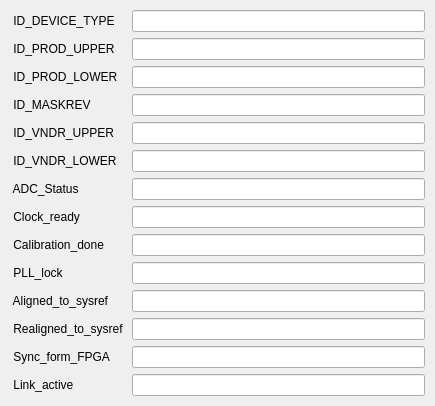
      <widget class="QWidget" name="scrollAreaWidgetContents_2">
       <property name="geometry">
        <rect>
         <x>0</x>
         <y>0</y>
         <width>435</width>
         <height>191</height>
        </rect>
       </property>
       <layout class="QGridLayout" name="gridLayout_4">
        <property name="leftMargin">
         <number>10</number>
        </property>
        <property name="topMargin">
         <number>10</number>
        </property>
        <property name="rightMargin">
         <number>10</number>
        </property>
        <property name="bottomMargin">
         <number>10</number>
        </property>
        <property name="spacing">
         <number>6</number>
        </property>
        <item row="0" column="0">
         <widget class="QLabel" name="ID_DEVICE_TYPE">
          <property name="text">
           <string> ID_DEVICE_TYPE </string>
          </property>
         </widget>
        </item>
        <item row="0" column="1">
         <widget class="caLineEdit" name="$(DEVICE):$(PORT):ID_DEVICE_TYPE">
          <property name="channel" stdset="0">
           <string notr="true">$(DEVICE):$(PORT):ID_DEVICE_TYPE</string>
          </property>
          <property name="formatType">
           <enum>caLineEdit::hexadecimal</enum>
          </property>
         </widget>
        </item>
        <item row="1" column="0">
         <widget class="QLabel" name="ID_PROD_UPPER">
          <property name="text">
           <string> ID_PROD_UPPER </string>
          </property>
         </widget>
        </item>
        <item row="1" column="1">
         <widget class="caLineEdit" name="$(DEVICE):$(PORT):ID_PROD_UPPER">
          <property name="channel" stdset="0">
           <string notr="true">$(DEVICE):$(PORT):ID_PROD_UPPER</string>
          </property>
          <property name="formatType">
           <enum>caLineEdit::hexadecimal</enum>
          </property>
         </widget>
        </item>
        <item row="2" column="0">
         <widget class="QLabel" name="ID_PROD_LOWER">
          <property name="text">
           <string> ID_PROD_LOWER </string>
          </property>
         </widget>
        </item>
        <item row="2" column="1">
         <widget class="caLineEdit" name="$(DEVICE):$(PORT):ID_PROD_LOWER">
          <property name="channel" stdset="0">
           <string notr="true">$(DEVICE):$(PORT):ID_PROD_LOWER</string>
          </property>
          <property name="formatType">
           <enum>caLineEdit::hexadecimal</enum>
          </property>
         </widget>
        </item>
        <item row="3" column="0">
         <widget class="QLabel" name="ID_MASKREV">
          <property name="text">
           <string> ID_MASKREV </string>
          </property>
         </widget>
        </item>
        <item row="3" column="1">
         <widget class="caLineEdit" name="$(DEVICE):$(PORT):ID_MASKREV">
          <property name="channel" stdset="0">
           <string notr="true">$(DEVICE):$(PORT):ID_MASKREV</string>
          </property>
          <property name="formatType">
           <enum>caLineEdit::hexadecimal</enum>
          </property>
         </widget>
        </item>
        <item row="4" column="0">
         <widget class="QLabel" name="ID_VNDR_UPPER">
          <property name="text">
           <string> ID_VNDR_UPPER </string>
          </property>
         </widget>
        </item>
        <item row="4" column="1">
         <widget class="caLineEdit" name="$(DEVICE):$(PORT):ID_VNDR_UPPER">
          <property name="channel" stdset="0">
           <string notr="true">$(DEVICE):$(PORT):ID_VNDR_UPPER</string>
          </property>
          <property name="formatType">
           <enum>caLineEdit::hexadecimal</enum>
          </property>
         </widget>
        </item>
        <item row="5" column="0">
         <widget class="QLabel" name="ID_VNDR_LOWER">
          <property name="text">
           <string> ID_VNDR_LOWER </string>
          </property>
         </widget>
        </item>
        <item row="5" column="1">
         <widget class="caLineEdit" name="$(DEVICE):$(PORT):ID_VNDR_LOWER">
          <property name="channel" stdset="0">
           <string notr="true">$(DEVICE):$(PORT):ID_VNDR_LOWER</string>
          </property>
          <property name="formatType">
           <enum>caLineEdit::hexadecimal</enum>
          </property>
         </widget>
        </item>
        <item row="6" column="0">
         <widget class="QLabel" name="ADC_Status">
          <property name="text">
           <string> ADC_Status </string>
          </property>
         </widget>
        </item>
        <item row="6" column="1">
         <widget class="caLineEdit" name="$(DEVICE):$(PORT):ADC_Status">
          <property name="channel" stdset="0">
           <string notr="true">$(DEVICE):$(PORT):ADC_Status</string>
          </property>
          <property name="formatType">
           <enum>caLineEdit::hexadecimal</enum>
          </property>
         </widget>
        </item>
        <item row="7" column="0">
         <widget class="QLabel" name="Clock_ready">
          <property name="text">
           <string> Clock_ready </string>
          </property>
         </widget>
        </item>
        <item row="7" column="1">
         <widget class="caLineEdit" name="$(DEVICE):$(PORT):Clock_ready">
          <property name="channel" stdset="0">
           <string notr="true">$(DEVICE):$(PORT):Clock_ready</string>
          </property>
          <property name="formatType">
           <enum>caLineEdit::hexadecimal</enum>
          </property>
         </widget>
        </item>
        <item row="8" column="0">
         <widget class="QLabel" name="Calibration_done">
          <property name="text">
           <string> Calibration_done </string>
          </property>
         </widget>
        </item>
        <item row="8" column="1">
         <widget class="caLineEdit" name="$(DEVICE):$(PORT):Calibration_done">
          <property name="channel" stdset="0">
           <string notr="true">$(DEVICE):$(PORT):Calibration_done</string>
          </property>
          <property name="formatType">
           <enum>caLineEdit::hexadecimal</enum>
          </property>
         </widget>
        </item>
        <item row="9" column="0">
         <widget class="QLabel" name="PLL_lock">
          <property name="text">
           <string> PLL_lock </string>
          </property>
         </widget>
        </item>
        <item row="9" column="1">
         <widget class="caLineEdit" name="$(DEVICE):$(PORT):PLL_lock">
          <property name="channel" stdset="0">
           <string notr="true">$(DEVICE):$(PORT):PLL_lock</string>
          </property>
          <property name="formatType">
           <enum>caLineEdit::hexadecimal</enum>
          </property>
         </widget>
        </item>
        <item row="10" column="0">
         <widget class="QLabel" name="Aligned_to_sysref">
          <property name="text">
           <string> Aligned_to_sysref </string>
          </property>
         </widget>
        </item>
        <item row="10" column="1">
         <widget class="caLineEdit" name="$(DEVICE):$(PORT):Aligned_to_sysref">
          <property name="channel" stdset="0">
           <string notr="true">$(DEVICE):$(PORT):Aligned_to_sysref</string>
          </property>
          <property name="formatType">
           <enum>caLineEdit::hexadecimal</enum>
          </property>
         </widget>
        </item>
        <item row="11" column="0">
         <widget class="QLabel" name="Realigned_to_sysref">
          <property name="text">
           <string> Realigned_to_sysref </string>
          </property>
         </widget>
        </item>
        <item row="11" column="1">
         <widget class="caLineEdit" name="$(DEVICE):$(PORT):Realigned_to_sysref">
          <property name="channel" stdset="0">
           <string notr="true">$(DEVICE):$(PORT):Realigned_to_sysref</string>
          </property>
          <property name="formatType">
           <enum>caLineEdit::hexadecimal</enum>
          </property>
         </widget>
        </item>
        <item row="12" column="0">
         <widget class="QLabel" name="Sync_form_FPGA">
          <property name="text">
           <string> Sync_form_FPGA </string>
          </property>
         </widget>
        </item>
        <item row="12" column="1">
         <widget class="caLineEdit" name="$(DEVICE):$(PORT):Sync_form_FPGA">
          <property name="channel" stdset="0">
           <string notr="true">$(DEVICE):$(PORT):Sync_form_FPGA</string>
          </property>
          <property name="formatType">
           <enum>caLineEdit::hexadecimal</enum>
          </property>
         </widget>
        </item>
        <item row="13" column="0">
         <widget class="QLabel" name="Link_active">
          <property name="text">
           <string> Link_active </string>
          </property>
         </widget>
        </item>
        <item row="13" column="1">
         <widget class="caLineEdit" name="$(DEVICE):$(PORT):Link_active">
          <property name="channel" stdset="0">
           <string notr="true">$(DEVICE):$(PORT):Link_active</string>
          </property>
          <property name="formatType">
           <enum>caLineEdit::hexadecimal</enum>
          </property>
         </widget>
        </item>
       </layout>
      </widget>
